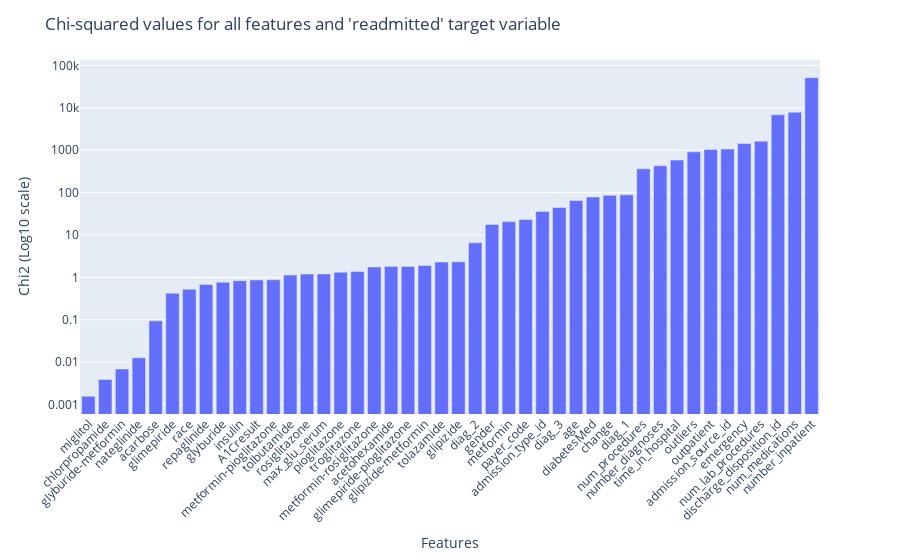

The code cell stored with this chart in its notebook:
### Code cell
# Print all the Chi2 values for all features
for i in range(len(skb_chi2_results)):
    print(f"Feature {X.columns[i]}: {skb_chi2_results[i]}")

# Visualize the Chi2 values for each feature on a log scale in ascending order
fig = px.bar(x=X.columns, y=skb_chi2_results, log_y=True)
fig.update_layout(
    xaxis={"categoryorder": "total ascending"},
    title="Chi-squared values for all features and 'readmitted' target variable",
    yaxis_title="Chi2 (Log10 scale)",
    xaxis_title="Features",
)
fig.update_xaxes(tickangle=-45)

### Figure 1 — Plotly figure (JSON) as saved in the notebook; plotly's stock layout.template omitted (floating-point values rounded to 4 significant figures)
{"data": [{"alignmentgroup": "True", "hovertemplate": "x=%{x}<br>y=%{y}<extra></extra>", "legendgroup": "", "marker": {"color": "#636efa", "pattern": {"shape": ""}}, "name": "", "offsetgroup": "", "orientation": "v", "showlegend": false, "textposition": "auto", "type": "bar", "x": ["race", "gender", "age", "admission_type_id", "discharge_disposition_id", "admission_source_id", "time_in_hospital", "payer_code", "num_lab_procedures", "num_procedures", "num_medications", "number_inpatient", "diag_1", "diag_2", "diag_3", "number_diagnoses", "max_glu_serum", "A1Cresult", "metformin", "repaglinide", "nateglinide", "chlorpropamide", "glimepiride", "acetohexamide", "glipizide", "glyburide", "tolbutamide", "pioglitazone", "rosiglitazone", "acarbose", "miglitol", "troglitazone", "tolazamide", "insulin", "glyburide-metformin", "glipizide-metformin", "glimepiride-pioglitazone", "metformin-rosiglitazone", "metformin-pioglitazone", "change", "diabetesMed", "outliers", "outpatient", "emergency"], "xaxis": "x", "y": [0.5281, 17.7, 65.02, 36.05, 6846.0, 1072.0, 587.0, 23.32, 1633.0, 365.0, 7902.0, 51410.0, 88.63, 6.555, 44.78, 430.3, 1.21, 0.8699, 20.7, 0.6818, 0.0127, 0.003924, 0.4235, 1.817, 2.33, 0.773, 1.133, 1.326, 1.2, 0.09444, 0.001568, 1.383, 2.299, 0.8381, 0.006904, 1.912, 1.817, 1.763, 0.8814, 86.2, 78.74, 915.6, 1041.0, 1437.0], "yaxis": "y"}], "layout": {"barmode": "relative", "legend": {"tracegroupgap": 0}, "margin": {"t": 60}, "title": {"text": "Chi-squared values for all features and 'readmitted' target variable"}, "xaxis": {"anchor": "y", "categoryorder": "total ascending", "domain": [0, 1], "tickangle": -45, "title": {"text": "Features"}}, "yaxis": {"anchor": "x", "domain": [0, 1], "title": {"text": "Chi2 (Log10 scale)"}, "type": "log"}}}
